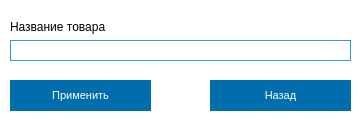
<?xml version="1.0" encoding="UTF-8"?>
<ui version="4.0">
 <class>Error</class>
 <widget class="QWidget" name="Error">
  <property name="geometry">
   <rect>
    <x>0</x>
    <y>0</y>
    <width>360</width>
    <height>120</height>
   </rect>
  </property>
  <property name="minimumSize">
   <size>
    <width>360</width>
    <height>120</height>
   </size>
  </property>
  <property name="maximumSize">
   <size>
    <width>360</width>
    <height>120</height>
   </size>
  </property>
  <property name="windowTitle">
   <string>Добавть раздел</string>
  </property>
  <property name="windowIcon">
   <iconset>
    <normaloff>images/ico/pizza.ico</normaloff>images/ico/pizza.ico</iconset>
  </property>
  <property name="styleSheet">
   <string notr="true">background: #fff;</string>
  </property>
  <widget class="QPushButton" name="okButton">
   <property name="geometry">
    <rect>
     <x>10</x>
     <y>80</y>
     <width>141</width>
     <height>31</height>
    </rect>
   </property>
   <property name="font">
    <font>
     <family>Arial</family>
     <pointsize>8</pointsize>
    </font>
   </property>
   <property name="styleSheet">
    <string notr="true">QPushButton{
border:none;
background: #006EAC;
line-height: 21px;

text-align: center;
color: #FFFFFF;}

QPushButton:hover{
background-color:#005da7;
}
QPushButton:pressed{
background-color:#2D9CDB;
}</string>
   </property>
   <property name="text">
    <string>Применить</string>
   </property>
  </widget>
  <widget class="QLineEdit" name="nameToProductEdit">
   <property name="geometry">
    <rect>
     <x>10</x>
     <y>40</y>
     <width>341</width>
     <height>21</height>
    </rect>
   </property>
   <property name="font">
    <font>
     <family>Arial</family>
    </font>
   </property>
   <property name="autoFillBackground">
    <bool>false</bool>
   </property>
   <property name="styleSheet">
    <string notr="true">border: 1px solid #2D9CDB;</string>
   </property>
   <property name="readOnly">
    <bool>false</bool>
   </property>
  </widget>
  <widget class="QPushButton" name="backButton">
   <property name="geometry">
    <rect>
     <x>210</x>
     <y>80</y>
     <width>141</width>
     <height>31</height>
    </rect>
   </property>
   <property name="font">
    <font>
     <family>Arial</family>
     <pointsize>8</pointsize>
    </font>
   </property>
   <property name="styleSheet">
    <string notr="true">QPushButton{
border:none;
background: #006EAC;
line-height: 21px;

text-align: center;
color: #FFFFFF;}

QPushButton:hover{
background-color:#005da7;
}
QPushButton:pressed{
background-color:#2D9CDB;
}</string>
   </property>
   <property name="text">
    <string>Назад</string>
   </property>
  </widget>
  <widget class="QLabel" name="nameToLabel">
   <property name="geometry">
    <rect>
     <x>10</x>
     <y>20</y>
     <width>121</width>
     <height>14</height>
    </rect>
   </property>
   <property name="minimumSize">
    <size>
     <width>0</width>
     <height>14</height>
    </size>
   </property>
   <property name="maximumSize">
    <size>
     <width>16777215</width>
     <height>14</height>
    </size>
   </property>
   <property name="styleSheet">
    <string notr="true">font-family: Arial;
font-size: 12px;
line-height: 14px;
color: #000000;
border:none;</string>
   </property>
   <property name="text">
    <string>Название товара</string>
   </property>
  </widget>
 </widget>
 <resources/>
 <connections/>
</ui>
